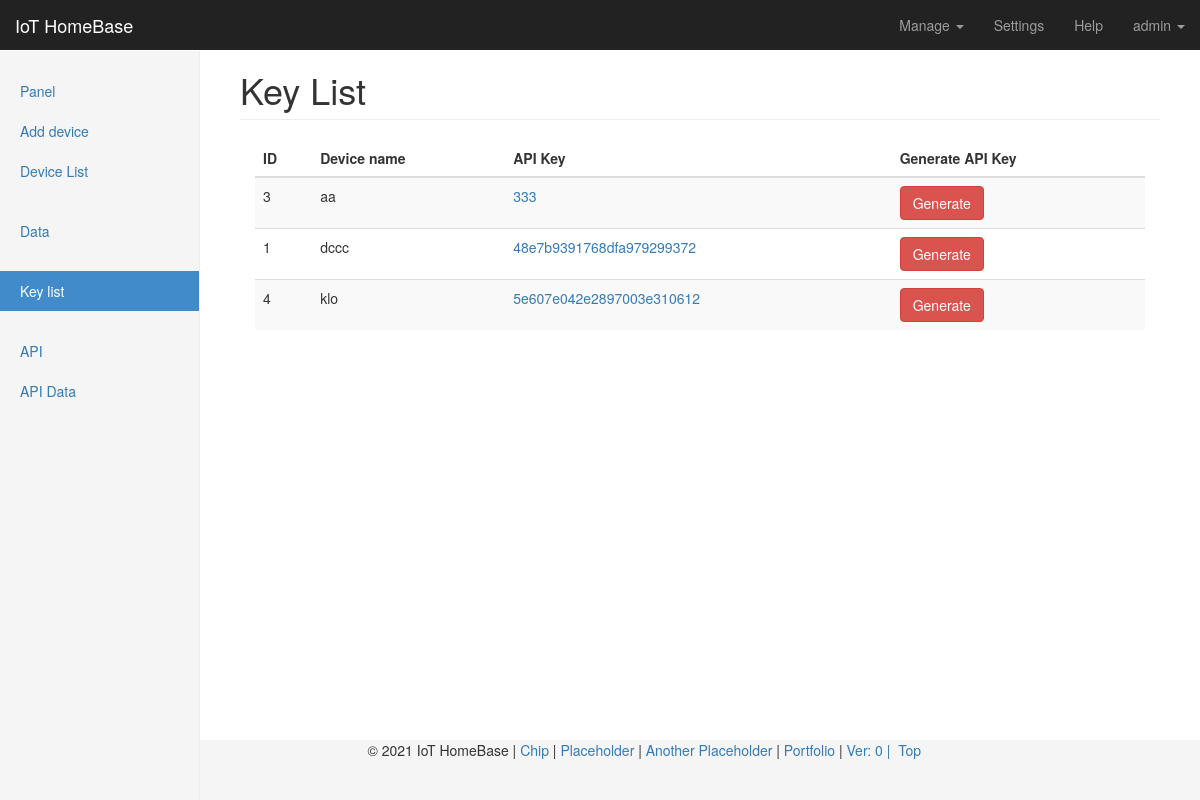
/key/list/ (signed in), run on an earlier commit of the app's database.
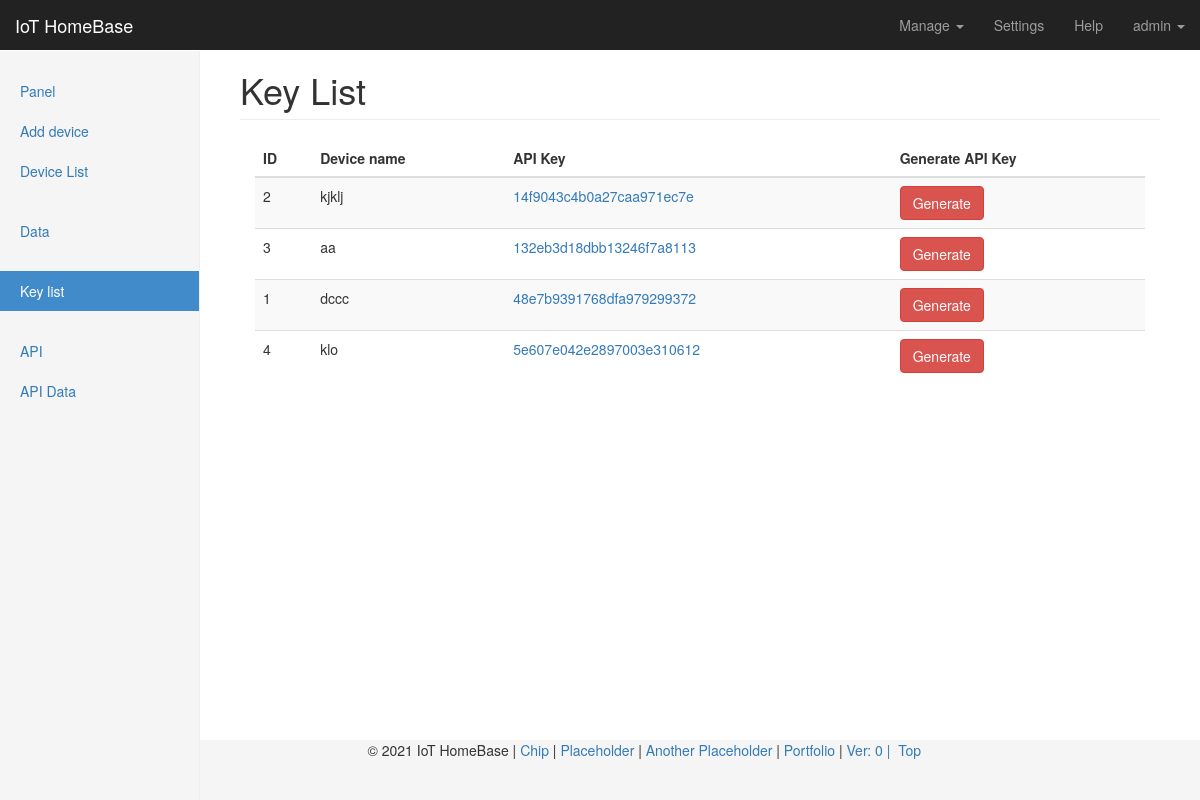
And on a later commit of the database.
### devices/models.py (models this page shows, shortened)
class Device(models.Model):
    name = models.CharField(_('Device Name'), max_length=60, help_text=_('Enter the Device Name'))
    field_1 = models.CharField(_('Domain 1'), max_length=20, null=True, blank=True)
    field_id_1 = models.CharField(_('Domain ID 1'), max_length=30, null=True, blank=True)
    field_2 = models.CharField(_('Domain 2'), max_length=20, null=True, blank=True)
    field_id_2 = models.CharField(_('Domain ID 2'), max_length=30, null=True, blank=True)
    field_3 = models.CharField(_('Domain 3'), max_length=20, null=True, blank=True)
    field_id_3 = models.CharField(_('Domain ID 3'), max_length=30, null=True, blank=True)
    field_4 = models.CharField(_('Domain 4'), max_length=20, null=True, blank=True)
    field_id_4 = models.CharField(_('Domain ID 4'), max_length=30, null=True, blank=True)
    field_5 = models.CharField(_('Domain 5'), max_length=20, null=True, blank=True)
    field_id_5 = models.CharField(_('Domain ID 5'), max_length=30, null=True, blank=True)
    field_6 = models.CharField(_('Domain 6'), max_length=20, null=True, blank=True)
    field_id_6 = models.CharField(_('Domain ID 6'), max_length=30, null=True, blank=True)
    field_7 = models.CharField(_('Domain 7'), max_length=20, null=True, blank=True)
    field_id_7 = models.CharField(_('Domain ID 7'), max_length=30, null=True, blank=True)
    field_8 = models.CharField(_('Domain 8'), max_length=20, null=True, blank=True)
    field_id_8 = models.CharField(_('Domain ID 8'), max_length=30, null=True, blank=True)
    field_9 = models.CharField(_('Domain 9'), max_length=20, null=True, blank=True)
    field_id_9 = models.CharField(_('Domain ID 9'), max_length=30, null=True, blank=True)
    field_10 = models.CharField(_('Domain 10'), max_length=20, null=True, blank=True)
    field_id_10 = models.CharField(_('Domain ID 10'), max_length=30, null=True, blank=True)
    api_key = models.CharField(_('API Key'), max_length=200)  # api key
    description = models.TextField(blank=True, max_length=255)
    enable = models.BooleanField(_('Activate'), default=True)
    remote_address = models.CharField(_('IP address'), max_length=255)
    pub_date = models.DateTimeField(auto_now=True)
    class Meta:
        ordering = ['-pub_date']

### devices/views.py (the view)
# urls.py: path('key/list/', devices.key_list, name='key_list'),
@login_required(login_url=LOGIN_URL)
def key_list(request):
    key_list = True
    list = Device.objects.filter(enable=True)
    return render(request, "back/key_list.html", locals())

### devices/templatetags/custom_tags.py (called while the page is built)
@register.simple_tag
def version():
    try:
        return time.strftime('%m%d%Y/%u', time.gmtime(os.path.getmtime('.git/')))
    except:
        return 0

@register.simple_tag
def website_name():
    return WEBSITE_NAME

### templates/back/key_list.html (shortened to what this page needs)
{% extends "back/base.html" %}
{% load static %}
{% load custom_tags %}
{% load i18n %}
{% block website_name %}Key List{% endblock %}
{% block content %}
<div class="col-xs-12 col-sm-12 placeholder">
    <div class="table-responsive">
        <table class="table table-striped">
            <thead>
            <tr>
                <th>{% trans 'ID' %}</th>
                <th>{% trans 'Device name' %}</th>
                <th>{% trans 'API Key' %}</th>
                <th>{% trans 'Generate API Key' %}</th>
            </tr>
            </thead>
            <tbody>
            {% for i in list %}
            <tr>
                <td>{{ i.id }}</td>
                <td>{{ i.name }}</td>
                <td><a class="tooltip-viewport-bottom" title="{{ i.api_key }}">{{ i.api_key }}</a></td>
                <td><a class="btn btn-danger" href="{% url 'generate_key' i.id %}" role="button" onclick="return confirm('{% trans "Are you sure you want to generate a new write API key?" %}');">{% trans 'Generate' %}</a></td>
            </tr>
            {% endfor %}
            </tbody>
        </table>
    </div>
</div>
{% endblock %}

### templates/back/navbar.html (shortened to what this page needs)
{% load custom_tags %}
{% load i18n %}
{% load rest_framework %}
<nav class="navbar navbar-inverse navbar-fixed-top">
    <div class="container-fluid">
        <div class="navbar-header">
            <a class="navbar-brand" href="{% url 'index' %}">{% website_name %}</a>
        </div>
        <div id="navbar" class="navbar-collapse collapse">
            <ul class="nav navbar-nav navbar-right">
                <li class="dropdown">
                  <a href="#" class="dropdown-toggle" data-toggle="dropdown" role="button" aria-haspopup="true" aria-expanded="false">{% trans 'Manage' %} <span class="caret"></span></a>
                </li>
                <li><a href="/admin/">{% trans 'Settings' %}</a></li>
                <li><a href="http://iotdashboard.readthedocs.io/tr/latest/">{% trans 'Help' %}</a></li>
                {% if user.is_authenticated %}
                    <li class="dropdown">
                      <a href="#" class="dropdown-toggle" data-toggle="dropdown" role="button" aria-haspopup="true" aria-expanded="false">{{ user }} <span class="caret"></span></a>
                    </li>
                {% endif %}
            </ul>
        </div>
    </div>
</nav>

What changed in the data, as far as the page shows it:
now on this page (row edited): Device: id "2", name "kjklj", api_key "14f9043c4b0a27caa971ec7e"
changed Device "aa": api_key "333" → "132eb3d18dbb13246f7a8113"
